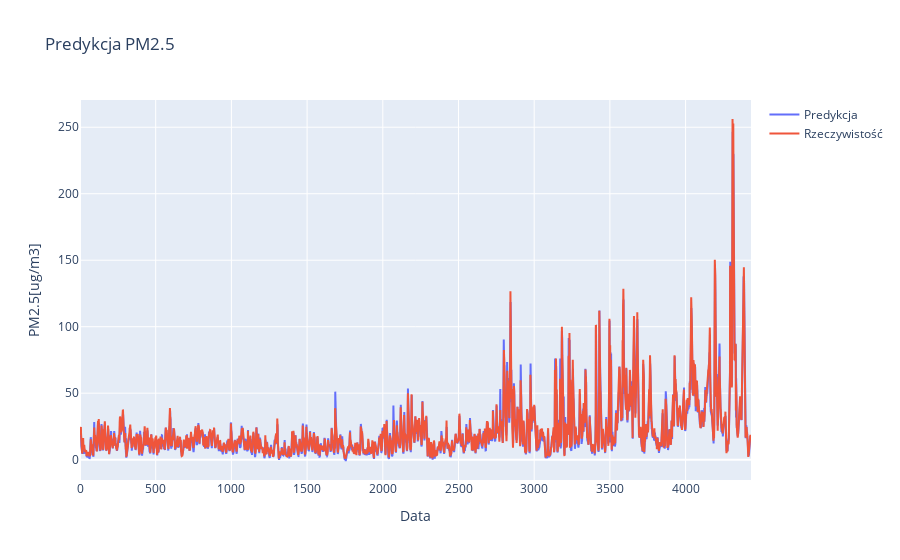

Write notebook code for a chart like this one.
### Code cell
trace1 = go.Scatter(
    y = trainY,
    mode = 'lines',
    name = 'Dane'
)
trace2 = go.Scatter(
    y = pred,
    mode = 'lines',
    name = 'Predykcja'
)
trace3 = go.Scatter(
    y = original,
    mode='lines',
    name = 'Rzeczywistość'
)
layout = go.Layout(
    title = "Predykcja PM2.5",
    xaxis = {'title' : "Data"},
    yaxis = {'title' : "PM2.5[ug/m3]"}
)
fig = go.Figure(data=[ trace2, trace3], layout=layout)
fig.show()

### Figure 1 — Plotly figure (JSON) as saved in the notebook; plotly's stock layout.template omitted (floating-point values rounded to 4 significant figures; data arrays with more than 128 entries replaced by an {"elided": "..."} marker saying what was removed)
{"data": [{"mode": "lines", "name": "Predykcja", "type": "scatter", "y": {"elided": "4433 float values"}}, {"mode": "lines", "name": "Rzeczywistość", "type": "scatter", "y": {"elided": "4433 float values"}}], "layout": {"title": {"text": "Predykcja PM2.5"}, "xaxis": {"title": {"text": "Data"}}, "yaxis": {"title": {"text": "PM2.5[ug/m3]"}}}}
